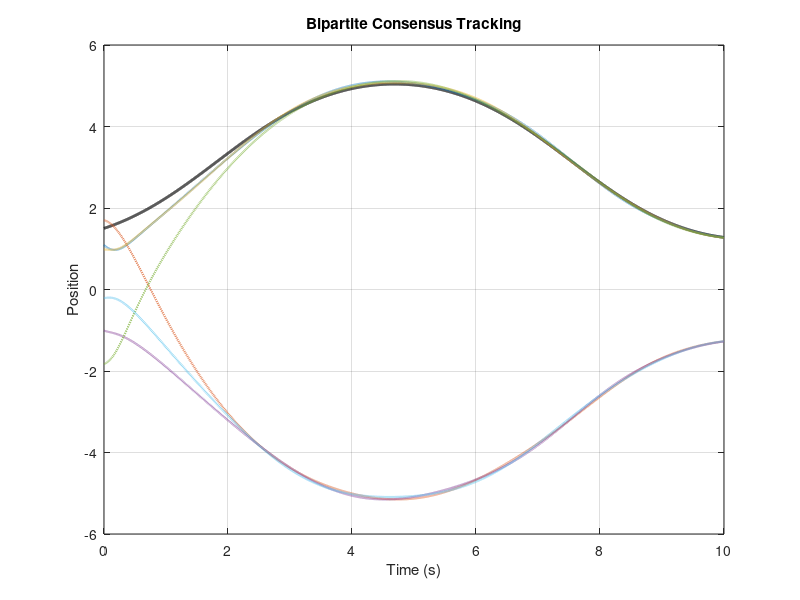
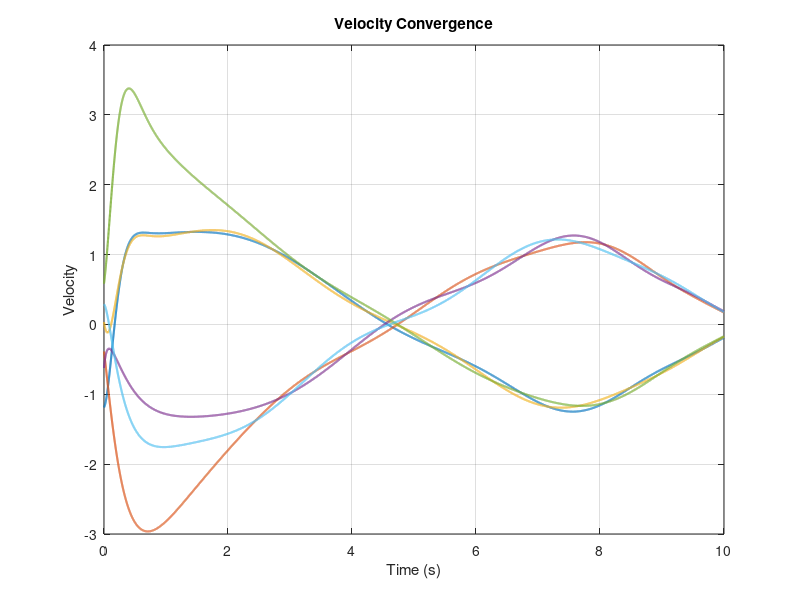

Write MATLAB code to recreate these figures, in order.
clc; clear; close all;

%% =====================================================
%  Fixed-time Bipartite Consensus with ESO
%  (Paper-level simulation)
%% =====================================================

%% ---------- Basic parameters ----------
N  = 6;          % number of followers
T  = 10;         % prescribed time
Ts = 0.5;        % time-scaling parameter
dt = 1e-3;
t  = 0:dt:T-dt;

%% ---------- Signed communication graph ----------
A = [ 0  1  0  0  0  0;
      1  0 -1  0  0  0;
      0 -1  0  1  0  0;
      0  0  1  0 -1  0;
      0  0  0 -1  0  1;
      0  0  0  0  1  0];

D = diag([1 -1 1 -1 1 -1]);      % structural balance matrix
L = diag(sum(abs(A),2)) - A;

%% ---------- Control gains ----------
k1 = 2.0;
k2 = 4.0;
k3 = 4.0;
k4 = 2.0;

%% ---------- ESO gains ----------
a1 = 10;
a2 = 15;
a3 = 20;

%% ---------- Initial conditions ----------
x0 = 1.5;     v0 = 0.5;          % leader
x  = randn(N,1);
v  = randn(N,1);

xh = zeros(N,1);                 % ESO states
vh = zeros(N,1);
wh = zeros(N,1);

%% ---------- Data storage ----------
X  = zeros(N,length(t));
V  = zeros(N,length(t));
X0 = zeros(1,length(t));

%% =====================================================
%                Main simulation loop
%% =====================================================
for k = 1:length(t)

    tk = t(k);
    gamma = T/(T - tk + Ts);

    %% ---- Leader dynamics ----
    f0 = 0.5*sin(x0);            % unknown nonlinear term
    x0 = x0 + dt*v0;
    v0 = v0 + dt*f0;

    %% ---- Followers ----
    for i = 1:N

        % Bipartite consensus errors
        e1 = x(i) - D(i,i)*xh(i);
        e2 = v(i) - D(i,i)*vh(i);

        % Control law
        u = -k1*e1 ...
            -k2*gamma*e1 ...
            -k3*(1/gamma)*e2 ...
            -k4*e2 ...
            + D(i,i)*wh(i);

        % External disturbance
        w = 0.3*sin(2*tk + i);

        % System update
        x(i) = x(i) + dt*v(i);
        v(i) = v(i) + dt*(u + w);

        %% ---- Distributed ESO ----
        sum_x = 0; sum_v = 0; sum_w = 0;
        for j = 1:N
            sum_x = sum_x + A(i,j)*(xh(j) - xh(i));
            sum_v = sum_v + A(i,j)*(vh(j) - vh(i));
            sum_w = sum_w + A(i,j)*(wh(j) - wh(i));
        end

        xh(i) = xh(i) + dt*( ...
            vh(i) ...
            - a1*gamma*(xh(i) - x0) ...
            + sum_x );

        vh(i) = vh(i) + dt*( ...
            wh(i) + u ...
            - a2*gamma*(vh(i) - v0) ...
            + sum_v );

        wh(i) = wh(i) + dt*( ...
            - a3*gamma*wh(i) ...
            + sum_w );
    end

    %% ---- Save data ----
    X(:,k)  = x;
    V(:,k)  = v;
    X0(k)   = x0;
end
%% ========== Position tracking ==========
figure;
plot(t, X0, 'k', 'LineWidth', 2); hold on;
plot(t, X', '--', 'LineWidth', 1.5);
xlabel('Time (s)');
ylabel('Position');
title('Bipartite Consensus Tracking');
grid on;

%% ========== Velocity convergence ==========
figure;
plot(t, V', 'LineWidth', 1.5);
xlabel('Time (s)');
ylabel('Velocity');
title('Velocity Convergence');
grid on;
